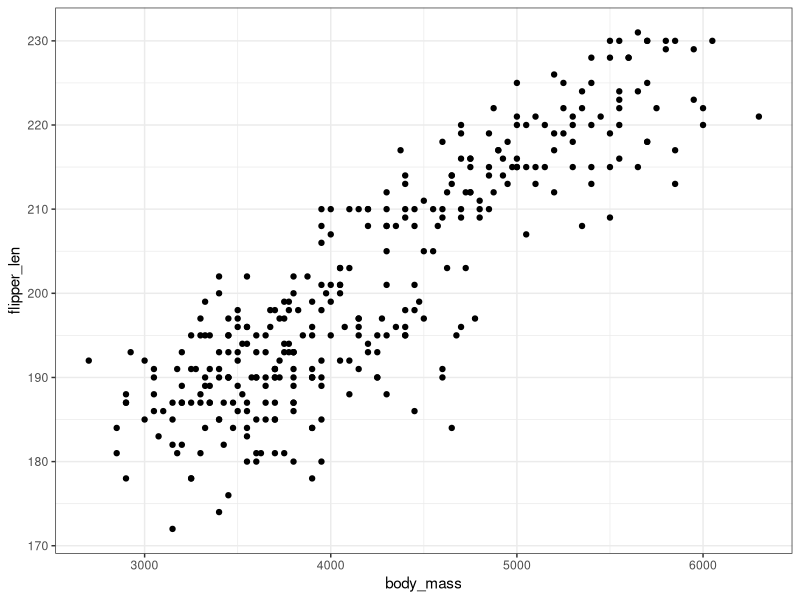
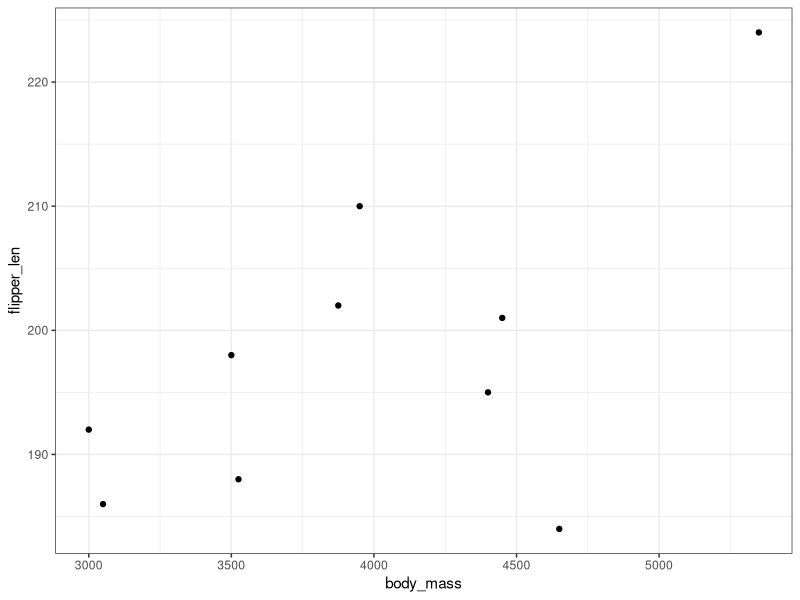
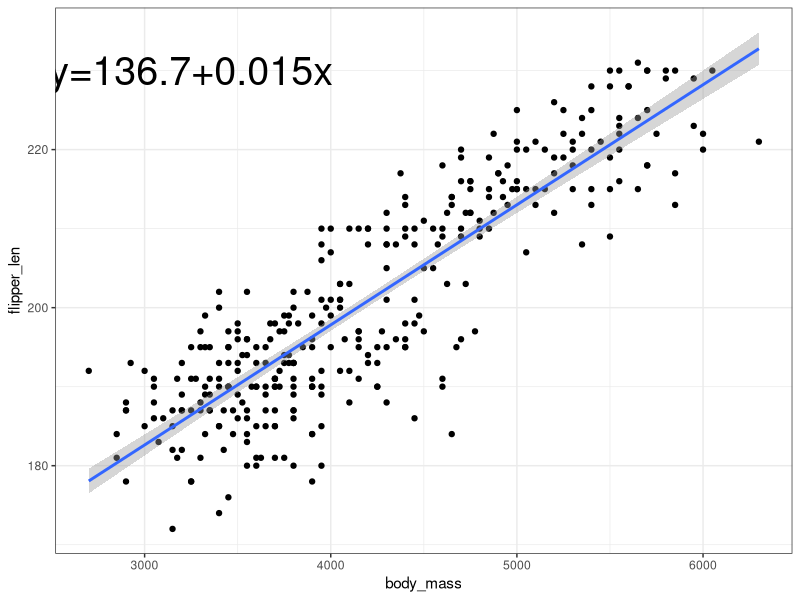

Source code (R) for these figures, in order:
## ---- chunk 1
#| include: false
library(tidyverse)
penguins <- penguins |> drop_na()

## ---- chunk 2
ggplot(penguins, aes(y = flipper_len, x = body_mass)) +
  geom_point() + theme_bw()
## ---- chunk 3
sample_n(penguins,10) |> 
  ggplot(aes(y = flipper_len, x = body_mass)) +
    geom_point() + 
    theme_bw()
## ---- chunk 4
penguins |> 
  ggplot(aes(y = flipper_len, x = body_mass)) + 
    geom_point() + 
    geom_smooth(method = "lm") +
    theme_bw() + 
    annotate("text", label = "y=136.7+0.015x", x=3250, y=230, size = 10)
